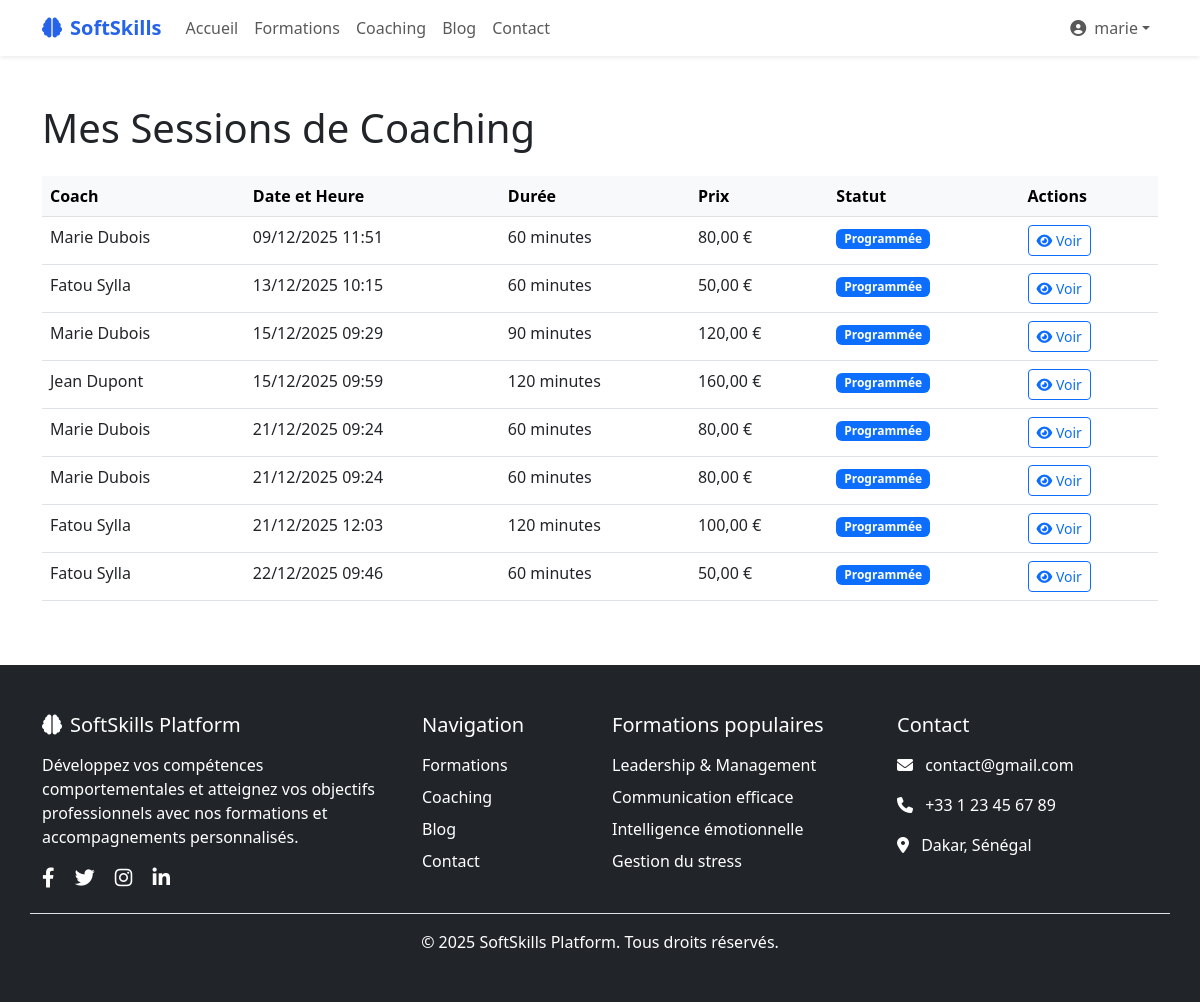
The page /coaching/my-sessions/ (signed in) on the database its author committed.
### users/models.py (models this page shows, shortened)
class CustomUser(AbstractUser):
    phone = models.CharField(_('phone number'), max_length=20, blank=True)
    profile_picture = models.ImageField(
        upload_to='profile_pics/',
        null=True,
        blank=True
    )
    bio = models.TextField(_('bio'), max_length=500, blank=True)
    is_subscribed = models.BooleanField(_('abonné'), default=False)
    subscription_end_date = models.DateTimeField(
        _('date de fin d\'abonnement'),
        null=True,
        blank=True
    )
    class Meta:
        db_table = 'users_customuser'
        verbose_name = _('user')
        verbose_name_plural = _('users')

### coaching/models.py (models this page shows, shortened)
class CoachingSession(models.Model):
    SESSION_TYPES = [
        ('individual', 'Individuel'),
        ('group', 'Groupe'),
        ('assessment', 'Évaluation'),
        ('follow_up', 'Suivi'),
    ]
    SESSION_STATUS = [
        ('scheduled', 'Programmée'),
        ('confirmed', 'Confirmée'),
        ('in_progress', 'En cours'),
        ('completed', 'Terminée'),
        ('cancelled', 'Annulée'),
    ]
    client = models.ForeignKey(
        'users.CustomUser',
        on_delete=models.CASCADE,
        related_name='coaching_sessions',
        verbose_name=_('client')
    )
    coach = models.ForeignKey(
        Coach,
        on_delete=models.CASCADE,
        related_name='sessions',
        verbose_name=_('coach')
    )
    session_type = models.CharField(
        _('type de session'),
        max_length=20,
        choices=SESSION_TYPES,
        default='individual'
    )
    title = models.CharField(_('titre'), max_length=200)
    description = models.TextField(_('description'), blank=True)
    scheduled_at = models.DateTimeField(_('programmée le'))
    duration_minutes = models.PositiveIntegerField(
        _('durée en minutes'),
        default=60
    )
    status = models.CharField(
        _('statut'),
        max_length=20,
        choices=SESSION_STATUS,
        default='scheduled'
    )
    meeting_link = models.URLField(_('lien de réunion'), blank=True)
    notes = models.TextField(_('notes'), blank=True)
    price = models.DecimalField(
        _('prix'),
        max_digits=10,
        decimal_places=2
    )
    is_paid = models.BooleanField(_('payé'), default=False)
    created_at = models.DateTimeField(_('créé le'), auto_now_add=True)
    updated_at = models.DateTimeField(_('modifié le'), auto_now=True)
    completed_at = models.DateTimeField(_('terminé le'), null=True, blank=True)
    class Meta:
        verbose_name = _('session de coaching')
        verbose_name_plural = _('sessions de coaching')
        ordering = ['-scheduled_at']

class Coach(models.Model):
    user = models.OneToOneField(
        'users.CustomUser',
        on_delete=models.CASCADE,
        related_name='coach_profile',
        verbose_name=_('utilisateur')
    )
    specialization = models.CharField(_('spécialisation'), max_length=200)
    experience_years = models.PositiveIntegerField(_('années d\'expérience'))
    bio = models.TextField(_('biographie'))
    hourly_rate = models.DecimalField(
        _('tarif horaire'),
        max_digits=10,
        decimal_places=2
    )
    is_available = models.BooleanField(_('disponible'), default=True)
    rating = models.DecimalField(
        _('note moyenne'),
        max_digits=3,
        decimal_places=2,
        default=0.00
    )
    created_at = models.DateTimeField(_('créé le'), auto_now_add=True)
    updated_at = models.DateTimeField(_('modifié le'), auto_now=True)
    class Meta:
        verbose_name = _('coach')
        verbose_name_plural = _('coachs')

### coaching/views.py (the view)
# urls.py: path('my-sessions/', views.my_sessions, name='my_sessions'),
@login_required
def my_sessions(request):
    sessions = CoachingSession.objects.filter(client=request.user).order_by('scheduled_at')
    return render(request, 'coaching/my_sessions.html', {'sessions': sessions})

### templates/coaching/my_sessions.html (shortened to what this page needs)
{% extends 'base.html' %}
{% load static %}
{% block content %}
<div class="container my-5">
    <div class="row">
        <div class="col-12">
            <h1 class="mb-4">Mes Sessions de Coaching</h1>
            {% if sessions %}
                <div class="table-responsive">
                    <table class="table table-hover">
                        <thead class="table-light">
                            <tr>
                                <th>Coach</th>
                                <th>Date et Heure</th>
                                <th>Durée</th>
                                <th>Prix</th>
                                <th>Statut</th>
                                <th>Actions</th>
                            </tr>
                        </thead>
                        <tbody>
                            {% for session in sessions %}
                            <tr>
                                <td>{{ session.coach.user.get_full_name }}</td>
                                <td>{{ session.scheduled_at|date:"d/m/Y H:i" }}</td>
                                <td>{{ session.duration_minutes }} minutes</td>
                                <td>{{ session.price|floatformat:2 }} €</td>
                                <td>
                                    <span class="badge
                                        {% if session.status == 'scheduled' %}bg-primary
                                        {% elif session.status == 'confirmed' %}bg-success
                                        {% elif session.status == 'cancelled' %}bg-danger
                                        {% else %}bg-secondary{% endif %}">
                                        {{ session.get_status_display }}
                                    </span>
                                </td>
                                <td>
                                    <a href="{% url 'coaching:session_detail' session.id %}"
                                       class="btn btn-sm btn-outline-primary">
                                        <i class="fas fa-eye"></i> Voir
                                    </a>
                                </td>
                            </tr>
                            {% endfor %}
                        </tbody>
                    </table>
                </div>
            {% endif %}
        </div>
    </div>
</div>
{% endblock %}

### templates/base.html (shortened to what this page needs)
<!DOCTYPE html>
<html lang="fr">
<head>
    <link href="https://cdn.jsdelivr.net/npm/bootstrap@5.3.0/dist/css/bootstrap.min.css" rel="stylesheet">
    <link rel="stylesheet" href="https://cdnjs.cloudflare.com/ajax/libs/font-awesome/6.4.0/css/all.min.css">
</head>
<body>
    <nav class="navbar navbar-expand-lg navbar-light bg-white shadow-sm">
        <div class="container">
            <a class="navbar-brand" href="{% url 'courses:home' %}">
                <i class="fas fa-brain me-2"></i>SoftSkills
            </a>
            <div class="collapse navbar-collapse" id="navbarNav">
                <ul class="navbar-nav me-auto">
                    <li class="nav-item">
                        <a class="nav-link" href="{% url 'courses:home' %}">Accueil</a>
                    </li>
                    <li class="nav-item">
                        <a class="nav-link" href="{% url 'courses:course_list' %}">Formations</a>
                    </li>
                    <li class="nav-item">
                        <a class="nav-link" href="{% url 'coaching:coach_list' %}">Coaching</a>
                    </li>
                    <li class="nav-item">
                        <a class="nav-link" href="{% url 'blog:post_list' %}">Blog</a>
                    </li>
                    <li class="nav-item">
                        <a class="nav-link" href="{% url 'contact:contact' %}">Contact</a>
                    </li>
                </ul>
                <ul class="navbar-nav">
                    {% if user.is_authenticated %}
                        <li class="nav-item dropdown">
                            <a class="nav-link dropdown-toggle d-flex align-items-center" href="#" id="userDropdown" role="button" data-bs-toggle="dropdown" aria-expanded="false">
                                {% if user.profile_picture %}
                                    <img src="{{ user.profile_picture.url }}" alt="Photo de profil" class="profile-img me-2">
                                {% else %}
                                    <i class="fas fa-user-circle me-2"></i>
                                {% endif %}
                                {{ user.first_name|default:user.email|truncatechars:15 }}
                            </a>
                        </li>
                    {% endif %}
                </ul>
            </div>
        </div>
    </nav>
    <main>
        {% block content %}{% endblock %}
    </main>
    <footer class="bg-dark text-white py-5">
        <div class="container">
            <div class="row g-4">
                <div class="col-md-4">
                    <h5 class="mb-3"><i class="fas fa-brain me-2"></i>SoftSkills Platform</h5>
                    <p>Développez vos compétences comportementales et atteignez vos objectifs professionnels avec nos formations et accompagnements personnalisés.</p>
                    <div class="mt-3">
                        <a href="#" class="text-white me-3" aria-label="Facebook"><i class="fab fa-facebook-f fa-lg"></i></a>
                        <a href="#" class="text-white me-3" aria-label="Twitter"><i class="fab fa-twitter fa-lg"></i></a>
                        <a href="#" class="text-white me-3" aria-label="Instagram"><i class="fab fa-instagram fa-lg"></i></a>
                        <a href="#" class="text-white" aria-label="LinkedIn"><i class="fab fa-linkedin-in fa-lg"></i></a>
                    </div>
                </div>
                <div class="col-md-2">
                    <h5 class="mb-3">Navigation</h5>
                    <ul class="list-unstyled">
                        <li class="mb-2"><a href="{% url 'courses:course_list' %}" class="text-white text-decoration-none">Formations</a></li>
                        <li class="mb-2"><a href="{% url 'coaching:coach_list' %}" class="text-white text-decoration-none">Coaching</a></li>
                        <li class="mb-2"><a href="{% url 'blog:post_list' %}" class="text-white text-decoration-none">Blog</a></li>
                        <li><a href="#" class="text-white text-decoration-none">Contact</a></li>
                    </ul>
                </div>
                <div class="col-md-3">
                    <h5 class="mb-3">Formations populaires</h5>
                    <ul class="list-unstyled">
                        <li class="mb-2">Leadership & Management</li>
                        <li class="mb-2">Communication efficace</li>
                        <li class="mb-2">Intelligence émotionnelle</li>
                        <li>Gestion du stress</li>
                    </ul>
                </div>
                <div class="col-md-3">
                    <h5 class="mb-3">Contact</h5>
                    <ul class="list-unstyled">
                        <li class="mb-3">
                            <i class="fas fa-envelope me-2"></i>
                            <a href="mailto:contact@gmail.com" class="text-white text-decoration-none">contact@gmail.com</a>
                        </li>
                        <li class="mb-3">
                            <i class="fas fa-phone me-2"></i>
                            <a href="tel:+33123456789" class="text-white text-decoration-none">+33 1 23 45 67 89</a>
                        </li>
                        <li>
                            <i class="fas fa-map-marker-alt me-2"></i>
                            <span>Dakar, Sénégal</span>
                        </li>
                    </ul>
                </div>
            </div>
            <div class="row mt-4 pt-3 border-top">
                <div class="col-12 text-center">
                    <p class="mb-0">&copy; 2025 SoftSkills Platform. Tous droits réservés.</p>
                </div>
            </div>
        </div>
    </footer>
</body>
</html>

### templates/base.html (style rules this page uses)
:root { --primary-color: #2563eb; --secondary-color: #10b981; --accent-color: #f59e0b; }
.navbar-brand { font-weight: 700; color: var(--primary-color) !important; }

### rows shown on the page
CustomUser: first_name "marie"
CoachingSession: coach.user.get_full_name "Marie Dubois", scheduled_at "09/12/2025 11:51", duration_minutes "60", price "80,00", status "Programmée"
CoachingSession: coach.user.get_full_name "Fatou Sylla", scheduled_at "13/12/2025 10:15", duration_minutes "60", price "50,00", status "Programmée"
CoachingSession: coach.user.get_full_name "Marie Dubois", scheduled_at "15/12/2025 09:29", duration_minutes "90", price "120,00", status "Programmée"
CoachingSession: coach.user.get_full_name "Jean Dupont", scheduled_at "15/12/2025 09:59", duration_minutes "120", price "160,00", status "Programmée"
CoachingSession: coach.user.get_full_name "Marie Dubois", scheduled_at "21/12/2025 09:24", duration_minutes "60", price "80,00", status "Programmée"
CoachingSession: coach.user.get_full_name "Marie Dubois", scheduled_at "21/12/2025 09:24", duration_minutes "60", price "80,00", status "Programmée"
CoachingSession: coach.user.get_full_name "Fatou Sylla", scheduled_at "21/12/2025 12:03", duration_minutes "120", price "100,00", status "Programmée"
CoachingSession: coach.user.get_full_name "Fatou Sylla", scheduled_at "22/12/2025 09:46", duration_minutes "60", price "50,00", status "Programmée"
